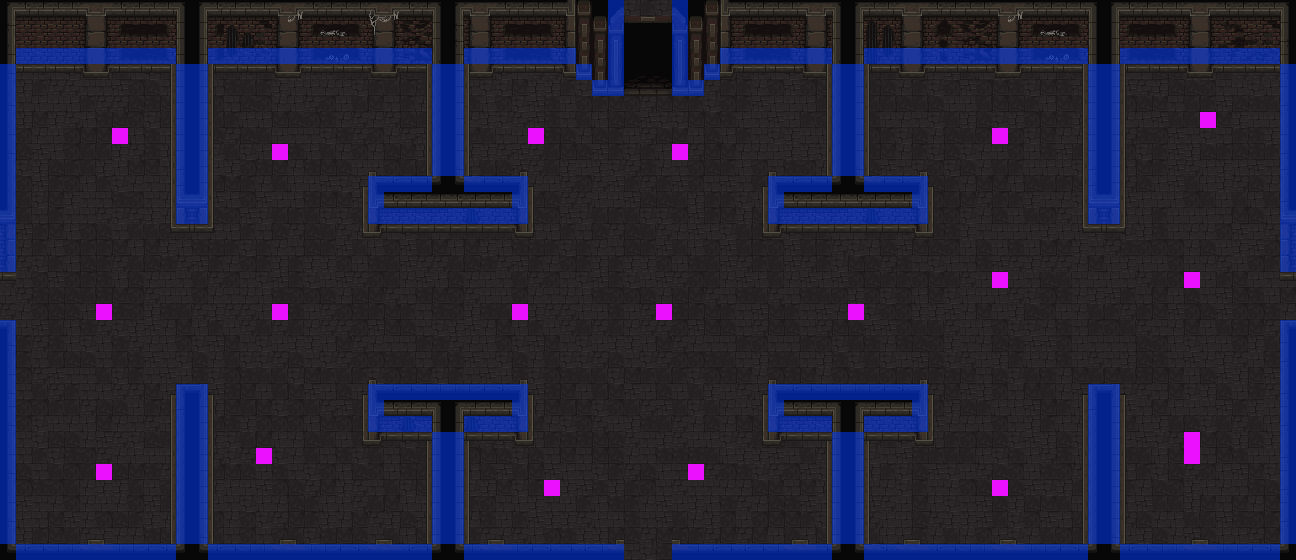

Below is a game level as drawn by its tile map, then a one-line description and the .tmx that defines it (tile-layer data replaced by summaries):
An orthogonal 81x35 tile map with 16x16 px tiles, 5 tile layers (Terra, Parets, Terra2, Colisions, ...), 1 hidden layer not drawn, 2 tilesets.

<map version="1.5" tiledversion="1.7.2" orientation="orthogonal" renderorder="right-down" width="81" height="35" tilewidth="16" tileheight="16" infinite="0" nextlayerid="9" nextobjectid="1">
 <tileset firstgid="1" name="Floor1_TileSet" tilewidth="16" tileheight="16" tilecount="2560" columns="64">
  <image source="../Sprites/Maps/RF_Catacombs_v1.0/mainlevbuild.png" width="1024" height="640" />
 </tileset>
 <tileset firstgid="2561" name="Colisions" tilewidth="16" tileheight="16" tilecount="2" columns="2">
  <image source="../Sprites/Maps/Colisions.png" width="32" height="16" />
 </tileset>
 <layer id="2" name="Terra" width="81" height="35">
  <data>[2835 cells, 2835 non-empty, 14 distinct tile ids]</data>
 </layer>
 <layer id="1" name="Parets" width="81" height="35">
  <data>[2835 cells, 768 non-empty, 228 distinct tile ids]</data>
 </layer>
 <layer id="7" name="Terra2" width="81" height="35">
  <data>[2835 cells, 358 non-empty, 78 distinct tile ids]</data>
 </layer>
 <layer id="5" name="Porta" width="81" height="35" visible="0">
  <data>[2835 cells, 8 non-empty, 8 distinct tile ids]</data>
 </layer>
 <layer id="3" name="Colisions" width="81" height="35" opacity="0.54">
  <data>[2835 cells, 416 non-empty, 1 distinct tile ids]</data>
 </layer>
 <layer id="8" name="Enemics" width="81" height="35">
  <data>[2835 cells, 20 non-empty, 1 distinct tile ids]</data>
 </layer>
</map>
